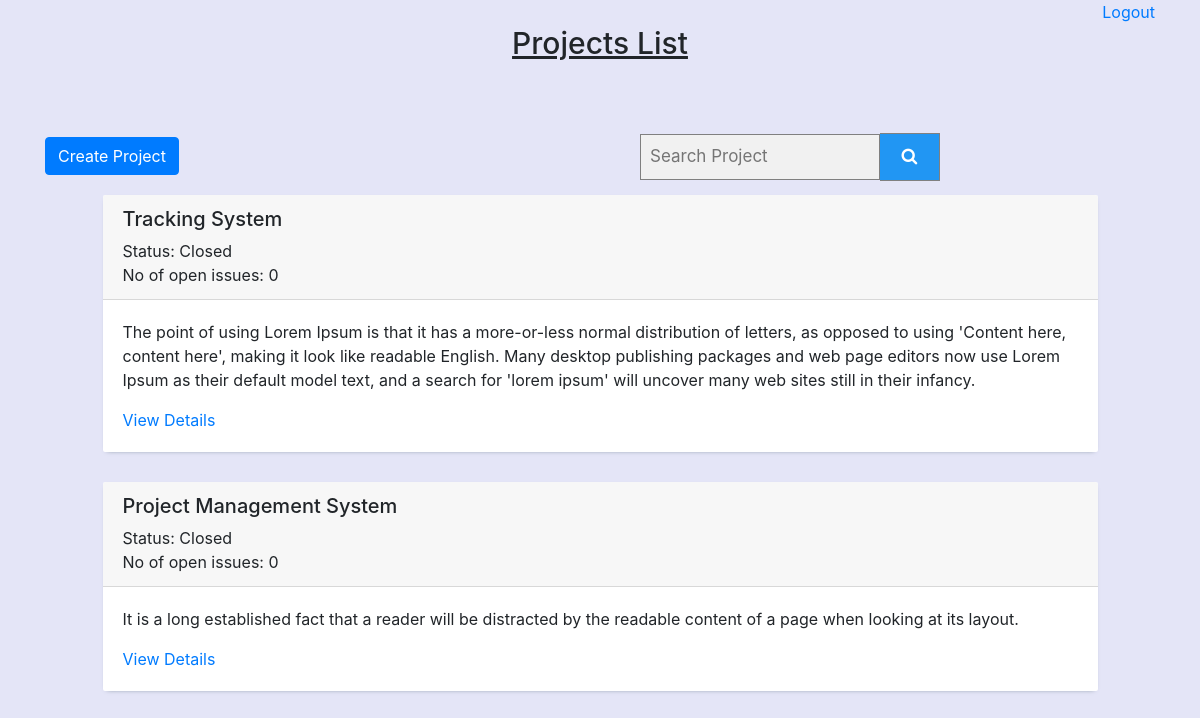
The page /index.php/projects on the database its author committed.
### tables this page shows
CREATE TABLE `projects` (
  `pro_id` int(11) NOT NULL,
  `pro_name` text NOT NULL,
  `pro_description` text NOT NULL,
  `pro_status` text NOT NULL
);

### application/controllers/Projects.php (called while the page is built, shortened)
<?php
class Projects Extends CI_Controller{
public function index(){
  $result['projects'] = $this->db->order_by('pro_id','DESC')->get('projects')->result();
 	$this->load->view('admin/projects-list',$result);
}
}
?>

### index.php (called while the page is built, shortened)
<?php
require_once BASEPATH.'core/CodeIgniter.php';

### application/views/admin/projects-list.php (the view, shortened to what this page needs)
<!DOCTYPE html>
<html>
<head>
<link rel="stylesheet" href="https://maxcdn.bootstrapcdn.com/bootstrap/4.0.0/css/bootstrap.min.css">
<link rel="stylesheet" href="https://cdnjs.cloudflare.com/ajax/libs/font-awesome/4.7.0/css/font-awesome.min.css">
<link rel="stylesheet" href="<?php echo THEME_URL; ?>assets/css/style.css">
</head>
<body>
<div class="container">
               <a style="float:right;" href="<?php echo base_url('logout'); ?>">Logout</a>
       <center><h5 style="padding:25px; font-size:30px; text-decoration: underline;" >Projects List</h5></center> <br>
  <div class="row d-flex align-items-center">
  <div class="col-md-4 d-inline-block">
     <a class="btn btn-primary white" href="<?php echo base_url('add-project'); ?>" style="color:white; float-left;"><i class="icon-expand-alt"></i>
   Create Project</a>
  </div>
  <div class="col-md-8 d-inline-block">
     <form class="example" method="post" action="<?php echo base_url('search-project'); ?>" style="margin:auto;max-width:300px;margin-top:15px;">
      <input type="text" placeholder="Search Project" name="keyword">
     <button type="submit"><i class="fa fa-search" aria-hidden="true"></i>
</i></button>
    </form>
  </div>
  </div>
  </div>
  <div class="row">
                           <div class="col-lg-1"></div>
                            <div class="col-lg-10">
                        <?php foreach ($projects as $key => $value) {
                        ?>
                                <div class="card">
                                    <div class="card-header">
                                        <h5><?php echo $value->pro_name;  ?></h5>
                                        <span> Status: <?php if($value->pro_status == 0) { echo 'Closed' ;} else {  echo 'Open'; } ?></span> <br>
                                         <?php
                                         $array = array('project_id' => $value->pro_id, 'status' => 1);
                                         $count = $this->db->where($array)->count_all_results('issues'); ?>
                                        <span> No of open issues: <?php echo $count; ?> </span>
                                    </div>
                                    <div class="card-body">
                                      <p><?php echo $value->pro_description; ?></p>
                                      <a href="<?php echo base_url('project-details/'.$value->pro_id); ?>">View Details</a>
                                    </div>
                                </div>
                     <?php } ?>
                            </div>
                        </div>
</body>
</html>

### themes/assets/css/style.css (style rules this page uses)
body { background-color: rgb(228, 229, 247); }
a { text-decoration: none; }
.white { color:white; }
form.example input[type=text] { padding: 9px; font-size: 17px; border: 1px solid grey; float: left; width: 80%; background: #f1f1f1; border-radius: 0px; margin-top: 1px; }
form.example button { float: left; width: 20%; padding: 10px; background: #2196F3; color: white; font-size: 17px; border: 1px solid grey; border-left: none; cursor: pointer; }
form.example::after { content: ""; clear: both; display: table; }
* { box-sizing: border-box; }
.card { border-radius: 2px; box-shadow: 0 2px 5px -4px #455a64; border: none; margin-bottom: 30px; transition: all 0.5s ease-in-out; }

### application/views/admin/projects-list.php (style rules this page uses)
input[type="text"], input[type="password"] { padding: 15px 20px; margin-top: 8px; margin-bottom: 15px; border: 1px solid #ccc; border-radius: 8px; box-sizing: border-box; }

### rows shown on the page
projects: pro_name "Tracking System", pro_status "Closed", count "0", pro_description "The point of using Lorem Ipsum is that it has a more-or-less normal distribution of letters, as opposed to using 'Content here, content here', making it look like readable English. Many desktop publishing packages and web page editors now use Lorem Ipsum as their default model text, and a search for 'lorem ipsum' will uncover many web sites still in their infancy."
projects: pro_name "Project Management System", pro_status "Closed", count "0", pro_description "It is a long established fact that a reader will be distracted by the readable content of a page when looking at its layout."
